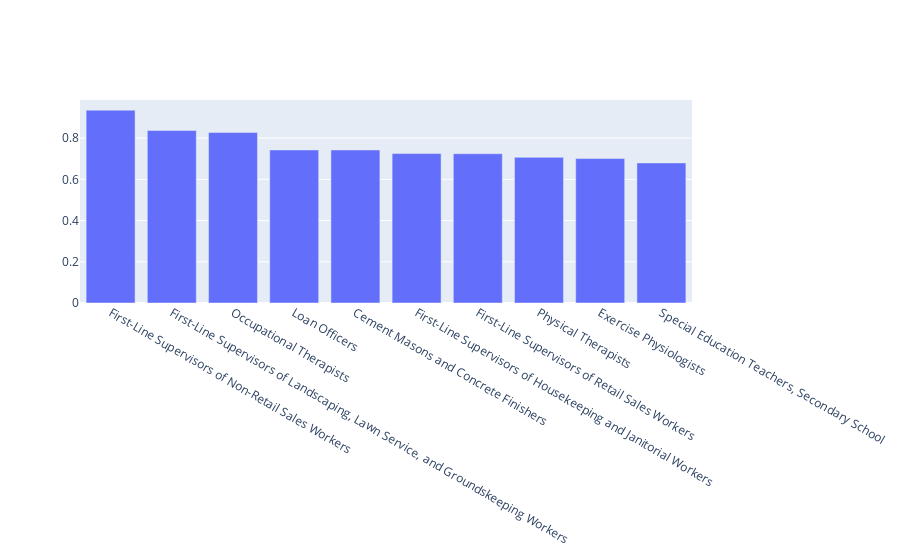

The notebook cell this image was saved under:
### Code cell
distribution(occ_alg2)

### Figure 1 — Plotly figure (JSON) as saved in the notebook; plotly's stock layout.template omitted (floating-point values rounded to 4 significant figures)
{"data": [{"textposition": "auto", "type": "bar", "x": ["First-Line Supervisors of Non-Retail Sales Workers", "First-Line Supervisors of Landscaping, Lawn Service, and Groundskeeping Workers", "Occupational Therapists", "Loan Officers", "Cement Masons and Concrete Finishers", "First-Line Supervisors of Housekeeping and Janitorial Workers", "First-Line Supervisors of Retail Sales Workers", "Physical Therapists", "Exercise Physiologists", "Special Education Teachers, Secondary School", "Audiologists", "Statisticians", "Cargo and Freight Agents", "Dining Room and Cafeteria Attendants and Bartender Helpers", "Food Servers, Nonrestaurant", "Registered Nurses", "Hotel, Motel, and Resort Desk Clerks", "Credit Counselors", "Skincare Specialists", "Nursing Assistants", "Special Education Teachers, Middle School", "Sales Representatives, Wholesale and Manufacturing, Except Technical and Scientific Products", "Career/Technical Education Teachers, Middle School", "Janitors and Cleaners, Except Maids and Housekeeping Cleaners", "Plasterers and Stucco Masons", "Mathematicians", "Psychiatric Technicians", "Demonstrators and Product Promoters", "Kindergarten Teachers, Except Special Education", "Sales Representatives, Wholesale and Manufacturing, Technical and Scientific Products"], "y": [0.9359, 0.8369, 0.8272, 0.7428, 0.7425, 0.7251, 0.7244, 0.7069, 0.7009, 0.6797]}], "layout": {"barmode": "stack", "xaxis": {"categoryorder": "total descending"}}}
